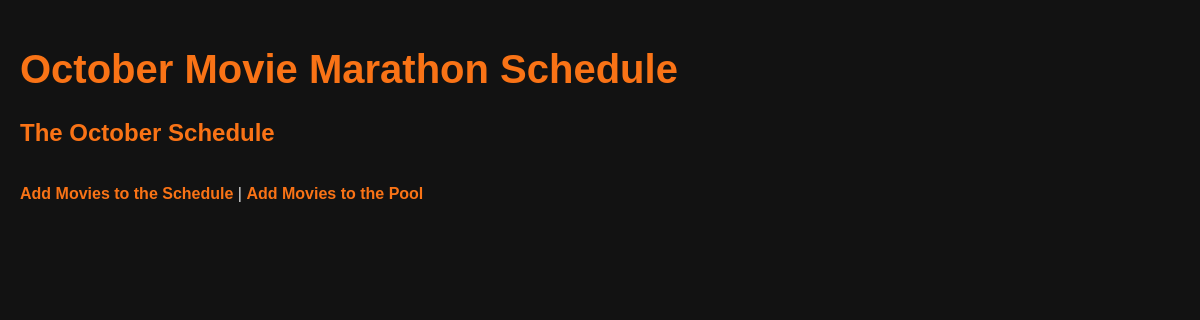
/, run on an earlier commit of the app's database.
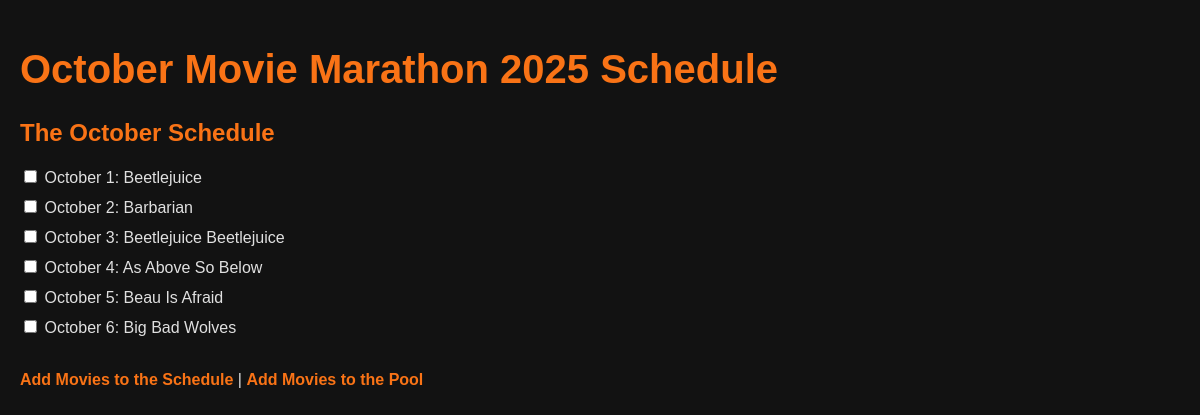
And on a later commit of the database.
### movies/models.py (models this page shows, shortened)
class Schedule(models.Model):
    date = models.DateField(unique=True)
    movie = models.ForeignKey(Movie, on_delete=models.CASCADE)
    watched_year = models.IntegerField(null=True, blank=True)

class Movie(models.Model):
    title = models.CharField(max_length=200)
    release_year = models.IntegerField()
    genre = models.CharField(max_length=100)
    is_watched = models.BooleanField(default=False)
    is_available = models.BooleanField(default=False)
    rating = models.IntegerField(null=True, blank=True)
    notes = models.TextField(null=True, blank=True)

### movies/views.py (the view)
# urls.py: 2. Add a URL to urlpatterns:  path('', views.home, name='home')
def home(request):
    october_schedule = Schedule.objects.filter(
        date__month=10,
        date__year=2025 #You will need to update this each year or make it dynamic
    ).order_by('date')
    context = {'october_schedule': october_schedule,}
    return render(request, 'movies/home.html', context)

### movies/templates/movies/home.html (shortened to what this page needs)
<!DOCTYPE html>
<html lang="en">
<head>
    {% load static %}
    <link rel="stylesheet" href="{% static 'movies/style.css' %}">
</head>
<body>
    <h1>October Movie Marathon {{ october_schedule.first.date.year }} Schedule</h1>
    <h2>The October Schedule</h2>
    <ul>
        {% for entry in october_schedule %}
            <li>
                <form method="post" action="{% url 'mark_watched' %}">
                    <input type="checkbox" name="watched" {% if entry.watched_year %}checked{% endif %} onchange="this.form.submit()">
                    {{ entry.date|date:"F j" }}: {{ entry.movie.title }}
                </form>
            </li>
        {% endfor %}
    </ul>
    <br>
    <a href="{% url 'movie_pool' %}">Add Movies to the Schedule</a> | <a href="{% url 'add_movies' %}">Add Movies to the Pool</a>
</body>
</html>

### movies/static/movies/style.css (style rules this page uses)
body { background-color: #121212; color: #E0E0E0; font-family: -apple-system, BlinkMacSystemFont, 'Segoe UI', Roboto, Oxygen, Ubuntu, Cantarell, 'Open Sans', 'Helvetica Neue', sans-serif; margin: 0; padding: 20px; }
h1, h2 { color: #F97316; }
h1 { font-size: 2.5rem; }
h2 { font-size: 1.5rem; }
a { color: #F97316; text-decoration: none; font-weight: bold; }
body { font-family: sans-serif; }
ul { list-style: none; padding: 0; }
li { margin-bottom: 10px; }

What changed in the data, as far as the page shows it:
added Schedule: first.date.year "2025", date "October 1", movie "Beetlejuice"
added Schedule: date "October 2", movie "Barbarian"
added Schedule: date "October 3", movie "Beetlejuice Beetlejuice"
added Schedule: date "October 4", movie "As Above So Below"
added Schedule: date "October 5", movie "Beau Is Afraid"
added Schedule: date "October 6", movie "Big Bad Wolves"
